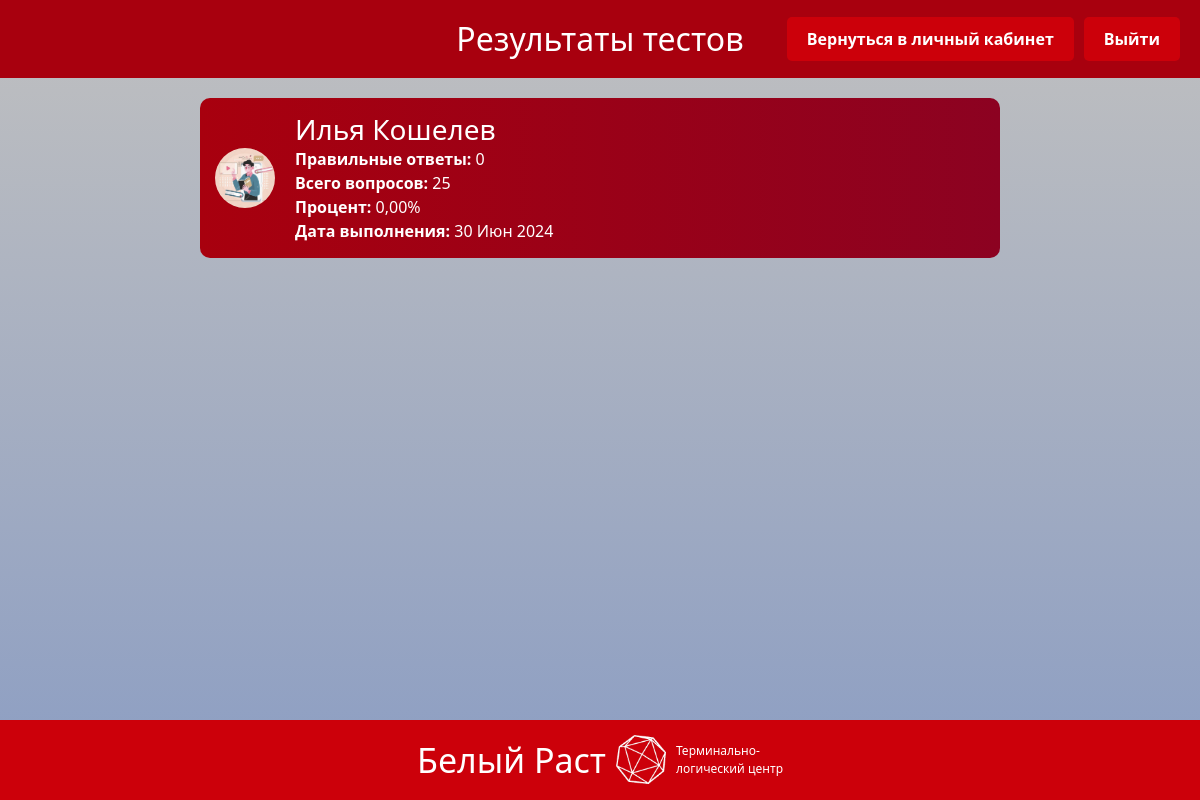
Page /account/home/account/results/ (signed in) on the earlier database version.
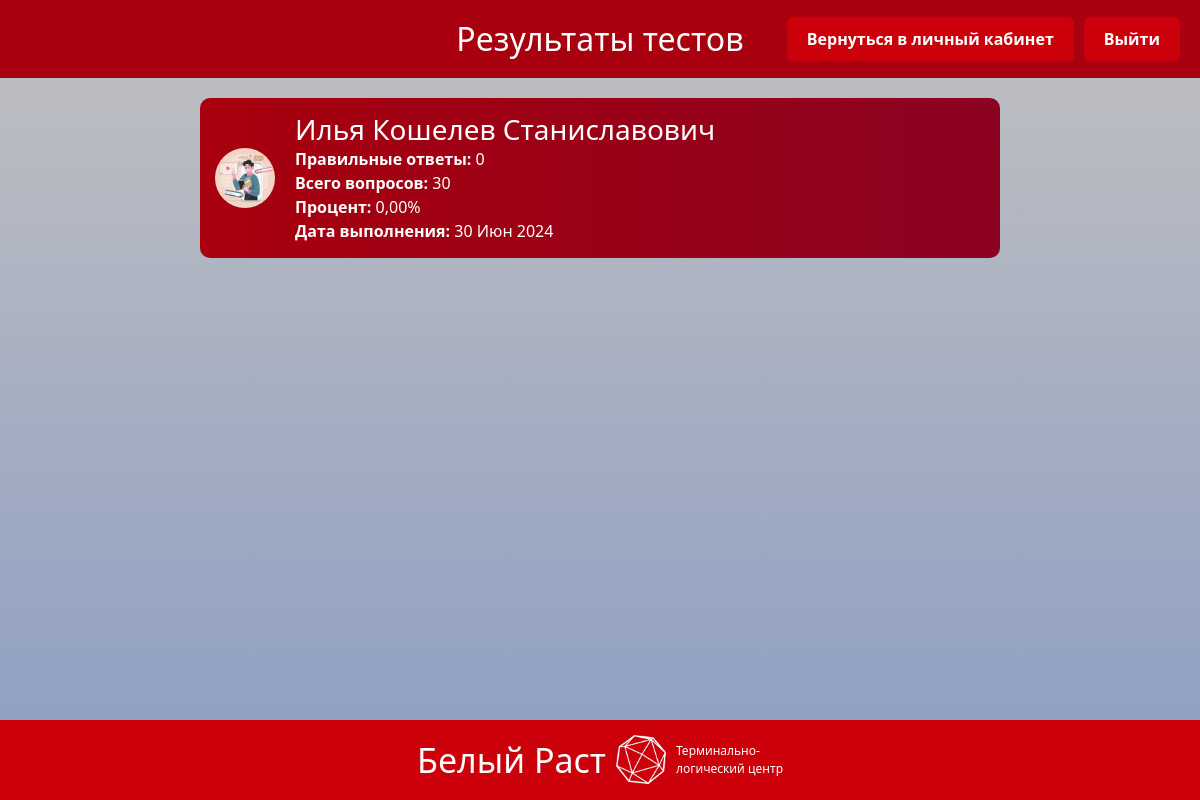
Same page on the later database version.
### backend/home/models.py (models this page shows, shortened)
class BaseModel(models.Model):
    uid = models.UUIDField(primary_key=True, default=uuid.uuid4, editable=True, verbose_name="UUID")
    created_at = models.DateField(auto_now_add=True, verbose_name="Дата создания")
    updated_at = models.DateField(auto_now=True, verbose_name="Дата обновления")
    class Meta:
        abstract = True

class TestResult(BaseModel):
    user = models.ForeignKey(User, on_delete=models.CASCADE, verbose_name="Пользователь")
    correct_answers = models.IntegerField(verbose_name="Правильные ответы")
    total_questions = models.IntegerField(verbose_name="Всего вопросов")
    test_duration = models.DurationField(verbose_name="Длительность теста")
    @property
    def percentage(self):
        if self.total_questions > 0:
            return (self.correct_answers / self.total_questions) * 100
        return 0
    class Meta:
        verbose_name = "Результат теста"
        verbose_name_plural = "Результаты тестов"

### backend/main/models.py (models this page shows, shortened)
class Profile(models.Model):
    user = models.OneToOneField(User, on_delete=models.CASCADE, verbose_name=_('пользователь'))
    phone_number = models.CharField(max_length=15, blank=True, null=True, verbose_name=_('номер телефона'))
    position = models.CharField(max_length=100, blank=True, null=True, verbose_name=_('должность'))
    patronymic = models.CharField(max_length=100, blank=True, null=True, verbose_name=_('отчество'))
    is_manager = models.BooleanField(default=False, verbose_name=_('руководитель'))
    hire_date = models.DateField(blank=True, null=True, verbose_name=_('дата принятия на работу'))
    last_test_date = models.DateField(blank=True, null=True, verbose_name=_('последняя дата прохождения теста'))
    class Meta:
        verbose_name = _('профиль')
        verbose_name_plural = _('профили')

### backend/home/views.py (the view)
# urls.py: path('account/results/', views.results_list, name='results_list'),  # URL для страницы результатов
def results_list(request):
    results = TestResult.objects.filter(user=request.user).order_by('-created_at')
    return render(request, 'test/result_list.html', {'results': results})

### frontend/templates/test/result_list.html (shortened to what this page needs)
{% load static %}
<!DOCTYPE html>
<html>
<head>
    <link rel="stylesheet" href="{% static 'main/css/result_list.css' %}">
    <link rel="stylesheet" href="https://cdn.jsdelivr.net/npm/bootstrap@5.3.2/dist/css/bootstrap.min.css">
    <link rel="stylesheet" href="https://use.fontawesome.com/releases/v5.8.2/css/all.css">
</head>
<body>
    <div class="header">
        <h1>Результаты тестов</h1>
        <div class="btn-container">
            <a href="http://127.0.0.1:8000/account/" class="btn-custom">Вернуться в личный кабинет</a>
            <a href="http://127.0.0.1:8000/" class="btn-custom">Выйти</a>
        </div>
    </div>
    {% for result in results %}
    <div class="result-item">
        <div class="avatar" style="background-image: url('{% static 'main/images/avatarka2.jpg' %}');"></div>
        <div class="result-details">
            <h3>{{ result.user.first_name }} {{ result.user.last_name }} {% if result.user.profile.patronymic %} {{ result.user.profile.patronymic }} {% endif %}</h3>
            <p><strong>Правильные ответы:</strong> {{ result.correct_answers }}</p>
            <p><strong>Всего вопросов:</strong> {{ result.total_questions }}</p>
            <p><strong>Процент:</strong> {{ result.percentage|floatformat:2 }}%</p>
            <p><strong>Дата выполнения:</strong> {{ result.created_at|date:"d M Y" }}</p>
        </div>
    </div>
    {% endfor %}
    <div class="footer">
        <div class="footer-text footer-text-1">Белый Раст</div>
        <div class="logo-container"></div>
        <div class="footer-text footer-text-2">Терминально-<br>логический центр</div>
    </div>
</body>
</html>

### frontend/static/main/css/result_list.css (style rules this page uses)
body { display: flex; flex-direction: column; min-height: 100vh; margin: 0; background: linear-gradient(to bottom, #c0c0c0, #8b9dc3); color: #343a40; }
.header { background-color: #a8000e; padding: 20px; color: white; margin-bottom: 20px; display: flex; justify-content: center; align-items: center; position: relative; }
.header h1 { margin: 0; font-size: 2em; text-align: center; }
.header .btn-container { position: absolute; right: 20px; display: flex; align-items: center; gap: 10px; }
.header .btn-custom { background-color: #cc000a; color: #fff; text-decoration: none; border: none; border-radius: 5px; padding: 10px 20px; margin: 0; transition: background-color 0.3s ease, transform 0.2s ease, box-shadow 0.2s ease; display: inline-block; font-size: 16px; font-weight: bold; }
.result-item { background: linear-gradient(90deg, #a8000e 0%, #8c0221 100%); margin-bottom: 20px; padding: 15px; border-radius: 10px; color: white; display: flex; align-items: center; width: 90%; max-width: 800px; margin-left: auto; margin-right: auto; }
.avatar { border-radius: 50%; margin-right: 20px; width: 60px; height: 60px; background-size: cover; background-position: center; }
.result-item h3, .result-item p { margin: 0; }
.result-item p { color: white; }
.result-details { display: flex; flex-direction: column; }
.footer { background-color: #cc000a; color: white; width: 100%; height: 80px; display: flex; align-items: center; justify-content: center; position: static; margin-top: auto; }
.footer .footer-text { font-size: 16px; margin: 0 10px; }
.footer .footer-text-1 { font-size: 34px; }
.footer .footer-text-2 { font-size: 12px; text-align: left; }
.footer .logo-container { width: 50px; height: 50px; background-size: contain; background-repeat: no-repeat; background-image: url('../images/Logo.png'); }

Differences in the rows shown:
changed TestResult "Илья": user.profile.patronymic (not shown) → "Станиславович"; total_questions "25" → "30"
